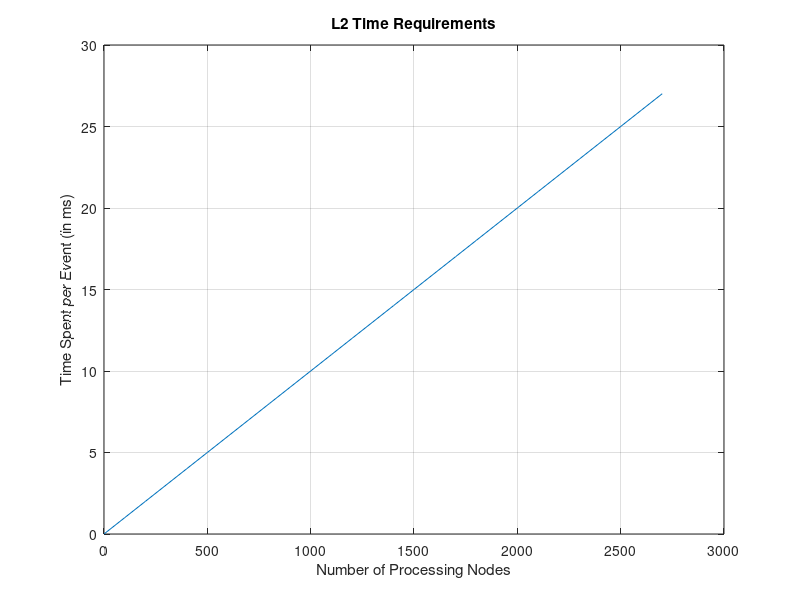

MATLAB code to generate this figure: (Note: this script raises an error after producing the figure.)
% This MatLab file plots the Number of processors needed to run L2. The L2
% processes are Real-Time processes that arrive at each 0.00001 seconds (10
% us) and, if one cannot cope with the number of events, a critical loss
% will occur. So, this makes it a hard-real-time application. If the number
% of CPUS increase, one can have more processes/events comming to the
% system. The number of CPUS depends also on the CPU usage. If a CPU is not
% well-used more CPUs will have to be available. One also has to discount
% time used for data communication. Let's assume for now this will happen in
% N% of the time an event needs to be processed.

x = 1:100:2800;
y = x*0.01;

%semilogx(x,y);
plot(x,y);
grid on;
xlabel('Number of Processing Nodes');
ylabel('Time Spent per Event (in ms)');
title('L2 Time Requirements');
add_curve(x,0.9,0.9,'r-.');
add_curve(x,0.5,0.8,'r--');
legend('100% of CPU usage/100% of Net usage','90% of CPU usage/90% of Net usage','80% of CPU usage/50% of Net usage');


gtext('Time = Processors * 0.01 * CPU-usage * NET-usage');

  

